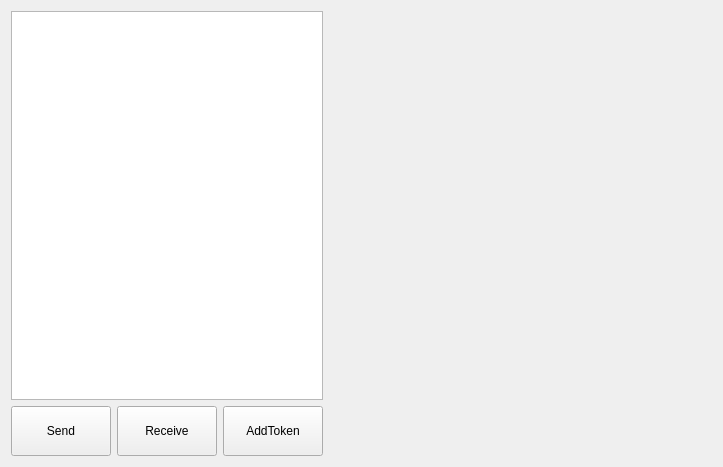
<?xml version="1.0" encoding="UTF-8"?>
<ui version="4.0">
 <class>WRMToken</class>
 <widget class="QWidget" name="WRMToken">
  <property name="geometry">
   <rect>
    <x>0</x>
    <y>0</y>
    <width>723</width>
    <height>467</height>
   </rect>
  </property>
  <property name="windowTitle">
   <string>Form</string>
  </property>
  <layout class="QVBoxLayout" name="verticalLayout_2" stretch="0,0">
   <item>
    <layout class="QHBoxLayout" name="horizontalLayout" stretch="2,3">
     <item>
      <layout class="QVBoxLayout" name="verticalLayout_3">
       <item>
        <widget class="QListView" name="tokensList">
         <property name="styleSheet">
          <string notr="true"/>
         </property>
        </widget>
       </item>
       <item>
        <layout class="QHBoxLayout" name="horizontalLayout_2">
         <item>
          <widget class="QToolButton" name="sendButton">
           <property name="sizePolicy">
            <sizepolicy hsizetype="Expanding" vsizetype="Fixed">
             <horstretch>0</horstretch>
             <verstretch>0</verstretch>
            </sizepolicy>
           </property>
           <property name="minimumSize">
            <size>
             <width>100</width>
             <height>50</height>
            </size>
           </property>
           <property name="text">
            <string>Send</string>
           </property>
          </widget>
         </item>
         <item>
          <widget class="QToolButton" name="receiveButton">
           <property name="sizePolicy">
            <sizepolicy hsizetype="Expanding" vsizetype="Fixed">
             <horstretch>0</horstretch>
             <verstretch>0</verstretch>
            </sizepolicy>
           </property>
           <property name="minimumSize">
            <size>
             <width>100</width>
             <height>50</height>
            </size>
           </property>
           <property name="text">
            <string>Receive</string>
           </property>
          </widget>
         </item>
         <item>
          <widget class="QToolButton" name="addTokenButton">
           <property name="sizePolicy">
            <sizepolicy hsizetype="Expanding" vsizetype="Fixed">
             <horstretch>0</horstretch>
             <verstretch>0</verstretch>
            </sizepolicy>
           </property>
           <property name="minimumSize">
            <size>
             <width>100</width>
             <height>50</height>
            </size>
           </property>
           <property name="text">
            <string>AddToken</string>
           </property>
          </widget>
         </item>
        </layout>
       </item>
      </layout>
     </item>
     <item>
      <widget class="QStackedWidget" name="stackedWidget"/>
     </item>
    </layout>
   </item>
   <item>
    <layout class="QVBoxLayout" name="tokenViewLayout"/>
   </item>
  </layout>
 </widget>
 <resources/>
 <connections/>
</ui>
